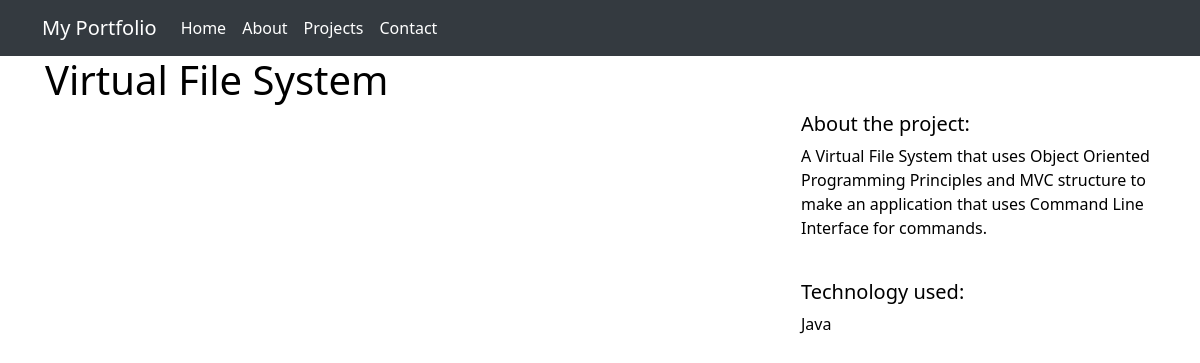
/projects/1/, run on the app's committed database.
### projects/models.py (models this page shows)
class Project(models.Model):
    title = models.CharField(max_length=100)
    description = models.TextField()
    technology = models.CharField(max_length=20)
    image = models.FileField(upload_to="project_images/", blank=True)

### projects/views.py (the view)
# urls.py: path("<int:pk>/", views.project_detail, name="project_detail"),
def project_detail(request, pk):
    project = Project.objects.get(pk=pk)
    context = {
        "project": project
    }
    return render(request, "projects/project_detail.html", context)

### projects/templates/projects/project_detail.html (shortened to what this page needs)
{% extends "base.html" %}
{% block page_content %}
<h1>{{ project.title }}</h1>
<div class="row">
    <div class="col-md-8">
    </div>
    <div class="col-md-4">
        <h5>About the project:</h5>
        <p>{{ project.description }}</p>
        <br>
        <h5>Technology used:</h5>
        <p>{{ project.technology }}</p>
    </div>
</div>
{% endblock page_content %}

### templates/base.html (style rules this page uses)
body { background-color: #ffffff; color: #000000; padding-top: 56px; }

### data on the page
Project: title "Virtual File System", description "A Virtual File System that uses Object Oriented Programming Principles and MVC structure to make an application that uses Command Line Interface for commands.", technology "Java"
